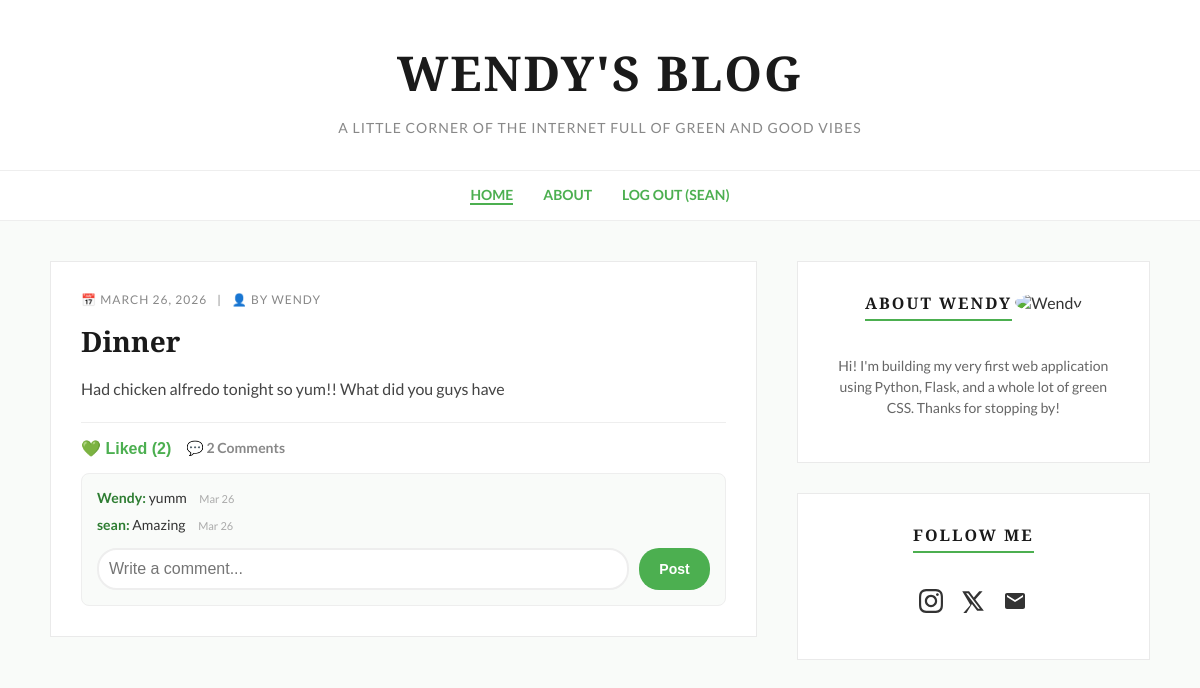
Screenshot of /feed (signed in) with the database file from the repository.
### app.py (models this page shows)
class User(db.Model, UserMixin):
    id = db.Column(db.Integer, primary_key=True)
    username = db.Column(db.String(100), unique=True, nullable=False)
    email = db.Column(db.String(120), unique=True, nullable=False)
    password = db.Column(db.String(200), nullable=False)
    posts = db.relationship('Post', backref='author', lazy=True)
    comments = db.relationship('Comment', backref='author', lazy=True)
    likes = db.relationship('Like', backref='author', lazy=True)

class Post(db.Model):
    id = db.Column(db.Integer, primary_key=True)
    title = db.Column(db.String(200), nullable=False)
    content = db.Column(db.Text, nullable=False)
    date_posted = db.Column(db.DateTime, nullable=False, default=datetime.utcnow)
    author_id = db.Column(db.Integer, db.ForeignKey('user.id'), nullable=False)
    comments = db.relationship('Comment', backref='post', lazy=True, cascade="all, delete-orphan")
    likes = db.relationship('Like', backref='post', lazy=True, cascade="all, delete-orphan")

class Comment(db.Model):
    id = db.Column(db.Integer, primary_key=True)
    text = db.Column(db.String(500), nullable=False)
    date_posted = db.Column(db.DateTime, nullable=False, default=datetime.utcnow)
    author_id = db.Column(db.Integer, db.ForeignKey('user.id'), nullable=False)
    post_id = db.Column(db.Integer, db.ForeignKey('post.id'), nullable=False)

### app.py (the view)
@app.route("/feed")
@login_required
def feed():
   all_posts = Post.query.all()
   return render_template("feed.html", user=current_user, posts=all_posts)

### app.py (called while the page is built)
@login_manager.user_loader
def load_user(user_id):
    return User.query.get(int(user_id))

### templates/feed.html (shortened to what this page needs)
<!DOCTYPE html>
<html>
<head>
    <link rel="stylesheet" href="{{ url_for('static', filename='style.css') }}">
</head>
<body>
    <header class="blog-header">
        <h1>Wendy's Blog</h1>
        <p>A little corner of the internet full of green and good vibes</p>
    </header>
    <nav class="blog-nav">
        <a href="/feed" style="color: #4CAF50; border-bottom: 2px solid #4CAF50;">Home</a>
        <a href="#">About</a>
        <a href="/logout">Log Out ({{ user.username }})</a>
    </nav>
    <div class="blog-container">
        <main class="main-content">
            {% for post in posts|reverse %}
                <article class="post">
                    <div class="post-content">
                        <div class="post-meta">
                            📅 {{ post.date_posted.strftime('%B %d, %Y') }} &nbsp; | &nbsp; 👤 BY {{ post.author.username }}
                        </div>
                        <h2 class="post-title">{{ post.title }}</h2>
                        <p style="color: #444; line-height: 1.6; white-space: pre-wrap;">{{ post.content }}</p>
                        <div style="display: flex; gap: 15px; align-items: center; margin-top: 20px; border-top: 1px solid #eee; padding-top: 15px;">
                            <form action="/like-post/{{ post.id }}" method="POST" style="margin: 0;">
                                <button type="submit" style="background: none; border: none; color: #4CAF50; cursor: pointer; font-size: 16px; padding: 0; font-weight: bold;">
                                    {% if current_user.id in post.likes|map(attribute='author_id')|list %}
                                        💚 Liked ({{ post.likes|length }})
                                    {% else %}
                                        🤍 Like ({{ post.likes|length }})
                                    {% endif %}
                                </button>
                            </form>
                            <span style="color: #888; font-size: 14px; font-weight: bold;">💬 {{ post.comments|length }} Comments</span>
                        </div>
                        <div style="background: #f9fbf9; padding: 15px; border-radius: 8px; margin-top: 15px; border: 1px solid #eee;">
                            {% for comment in post.comments %}
                                <div style="margin-bottom: 10px; font-size: 14px;">
                                    <strong style="color: #2E7D32;">{{ comment.author.username }}:</strong>
                                    <span style="color: #333;">{{ comment.text }}</span>
                                    <span style="color: #aaa; font-size: 11px; margin-left: 10px;">{{ comment.date_posted.strftime('%b %d') }}</span>
                                </div>
                            {% else %}
                                <p style="font-size: 13px; color: #888; margin: 0 0 10px 0;">No comments yet. Be the first!</p>
                            {% endfor %}
                            <form action="/add-comment/{{ post.id }}" method="POST" style="display: flex; gap: 10px; margin-top: 15px; margin-bottom: 0;">
                                <input type="text" name="text" placeholder="Write a comment..." required style="margin-bottom: 0; padding: 10px; flex: 1; border-radius: 20px;">
                                <button type="submit" style="width: auto; padding: 8px 20px; font-size: 14px; border-radius: 20px;">Post</button>
                            </form>
                        </div>
                    </div>
                </article>
            {% endfor %}
        </main>
        <aside class="sidebar">
            <div class="widget">
                <h3>About Wendy</h3>
                <img class="profile-pic" src="https://images.unsplash.com/photo-1544005313-94ddf0286df2?auto=format&fit=crop&w=200&q=80" alt="Wendy">
                <p style="font-size: 14px; color: #666; line-height: 1.5;">
                    Hi! I'm building my very first web application using Python, Flask, and a whole lot of green CSS. Thanks for stopping by!
                </p>
            </div>
            <div class="widget">
    <h3>Follow Me</h3>
    <p>
        <a href="#" target="_blank" aria-label="Instagram">
        </a>
        <a href="#" target="_blank" aria-label="X (Twitter)">
            <svg class="social-icon" viewBox="0 0 24 24">
              <path d="M18.244 2.25h3.308l-7.227 8.26 8.502 11.24H16.17l-5.214-6.817L4.99 24.75H1.68l7.73-8.835L1.254 2.25H8.08l4.713 6.231zm-1.161 17.52h1.833L7.084 4.126H5.117z"/>
            </svg>
        </a>
        <a href="mailto:your.email@gmail.com" aria-label="Email">
            <svg class="social-icon" viewBox="0 0 24 24" style="margin-right: 0;">
              <path d="M20 4H4c-1.1 0-1.99.9-1.99 2L2 18c0 1.1.9 2 2 2h16c1.1 0 2-.9 2-2V6c0-1.1-.9-2-2-2zm0 4l-8 5-8-5V6l8 5 8-5v2z"/>
            </svg>
        </a>
    </p>
</div>
        </aside>
    </div>
</body>
</html>

### static/style.css (style rules this page uses)
body { font-family: 'Lato', sans-serif; background-color: #f9fbf9; color: #333; margin: 0; padding: 0; }
h1, h2, h3 { font-family: 'Playfair Display', serif; color: #1a1a1a; }
a { color: #4CAF50; text-decoration: none; transition: color 0.3s ease; }
.blog-header { text-align: center; padding: 40px 20px 20px; background: white; }
.blog-header h1 { font-size: 48px; letter-spacing: 2px; margin: 0 0 10px 0; text-transform: uppercase; }
.blog-header p { color: #888; font-size: 14px; letter-spacing: 1px; text-transform: uppercase; }
.blog-nav { display: flex; justify-content: center; gap: 30px; padding: 15px 0; border-top: 1px solid #eee; border-bottom: 1px solid #eee; background: white; font-weight: bold; font-size: 14px; text-transform: uppercase; }
.blog-container { display: flex; max-width: 1100px; margin: 40px auto; gap: 40px; padding: 0 20px; }
.main-content { flex: 2; }
.sidebar { flex: 1; }
.post { background: white; margin-bottom: 40px; border: 1px solid #eaeaea; }
.post-content { padding: 30px; }
.post-meta { font-size: 12px; color: #888; text-transform: uppercase; letter-spacing: 1px; margin-bottom: 15px; }
.post-title { font-size: 28px; margin: 0 0 15px 0; }
.widget { background: white; padding: 30px; border: 1px solid #eaeaea; margin-bottom: 30px; text-align: center; }
.widget h3 { font-size: 16px; letter-spacing: 2px; text-transform: uppercase; margin-top: 0; border-bottom: 2px solid #4CAF50; display: inline-block; padding-bottom: 5px; margin-bottom: 20px; }
.profile-pic { width: 120px; height: 120px; border-radius: 50%; object-fit: cover; margin-bottom: 15px; }
input, textarea { width: 100%; padding: 14px; margin-bottom: 20px; font-size: 16px; border-radius: 10px; border: 2px solid #eee; box-sizing: border-box; }
button[type="submit"] { width: 100%; padding: 14px; font-size: 18px; font-weight: bold; background: #4CAF50; color: white; border: none; border-radius: 10px; cursor: pointer; }
.social-icon { width: 24px; height: 24px; fill: #333; margin-right: 15px; transition: fill 0.3s ease; vertical-align: middle; }

### rows the page displays
User: username "SEAN"
Post: date_posted "MARCH 26, 2026", author.username "WENDY", title "Dinner", content "Had chicken alfredo tonight so yum!! What did you guys have", likes|length "2", comments|length "2"
Comment: author.username "Wendy", text "yumm", date_posted "Mar 26"
Comment: author.username "sean", text "Amazing", date_posted "Mar 26"
